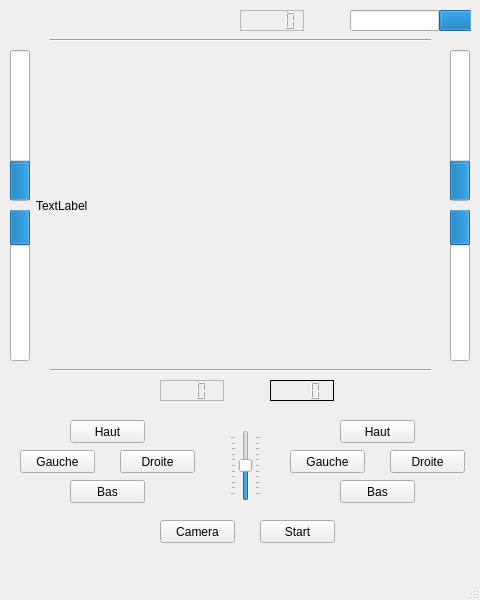
<?xml version="1.0" encoding="UTF-8"?>
<ui version="4.0">
 <class>Interface</class>
 <widget class="QMainWindow" name="Interface">
  <property name="windowModality">
   <enum>Qt::ApplicationModal</enum>
  </property>
  <property name="geometry">
   <rect>
    <x>0</x>
    <y>0</y>
    <width>480</width>
    <height>600</height>
   </rect>
  </property>
  <property name="minimumSize">
   <size>
    <width>480</width>
    <height>600</height>
   </size>
  </property>
  <property name="maximumSize">
   <size>
    <width>480</width>
    <height>600</height>
   </size>
  </property>
  <property name="windowTitle">
   <string>RemoteBot</string>
  </property>
  <property name="autoFillBackground">
   <bool>false</bool>
  </property>
  <property name="styleSheet">
   <string notr="true">QWidget{}</string>
  </property>
  <widget class="QWidget" name="centralWidget">
   <property name="autoFillBackground">
    <bool>false</bool>
   </property>
   <widget class="QProgressBar" name="pbSpeedLF">
    <property name="geometry">
     <rect>
      <x>10</x>
      <y>50</y>
      <width>20</width>
      <height>151</height>
     </rect>
    </property>
    <property name="value">
     <number>24</number>
    </property>
    <property name="textVisible">
     <bool>false</bool>
    </property>
    <property name="orientation">
     <enum>Qt::Vertical</enum>
    </property>
   </widget>
   <widget class="QProgressBar" name="pbSpeedLR">
    <property name="geometry">
     <rect>
      <x>10</x>
      <y>210</y>
      <width>20</width>
      <height>151</height>
     </rect>
    </property>
    <property name="value">
     <number>24</number>
    </property>
    <property name="textVisible">
     <bool>false</bool>
    </property>
    <property name="orientation">
     <enum>Qt::Vertical</enum>
    </property>
    <property name="invertedAppearance">
     <bool>true</bool>
    </property>
   </widget>
   <widget class="QLabel" name="frame">
    <property name="geometry">
     <rect>
      <x>36</x>
      <y>60</y>
      <width>411</width>
      <height>291</height>
     </rect>
    </property>
    <property name="text">
     <string>TextLabel</string>
    </property>
   </widget>
   <widget class="QProgressBar" name="pbSpeedRF">
    <property name="geometry">
     <rect>
      <x>450</x>
      <y>50</y>
      <width>20</width>
      <height>151</height>
     </rect>
    </property>
    <property name="value">
     <number>24</number>
    </property>
    <property name="textVisible">
     <bool>false</bool>
    </property>
    <property name="orientation">
     <enum>Qt::Vertical</enum>
    </property>
   </widget>
   <widget class="QProgressBar" name="pbSpeedRR">
    <property name="geometry">
     <rect>
      <x>450</x>
      <y>210</y>
      <width>20</width>
      <height>151</height>
     </rect>
    </property>
    <property name="value">
     <number>24</number>
    </property>
    <property name="textVisible">
     <bool>false</bool>
    </property>
    <property name="orientation">
     <enum>Qt::Vertical</enum>
    </property>
    <property name="invertedAppearance">
     <bool>true</bool>
    </property>
   </widget>
   <widget class="QSlider" name="sliderSpeed">
    <property name="geometry">
     <rect>
      <x>230</x>
      <y>430</y>
      <width>31</width>
      <height>71</height>
     </rect>
    </property>
    <property name="maximum">
     <number>100</number>
    </property>
    <property name="sliderPosition">
     <number>50</number>
    </property>
    <property name="orientation">
     <enum>Qt::Vertical</enum>
    </property>
    <property name="tickPosition">
     <enum>QSlider::TicksBothSides</enum>
    </property>
    <property name="tickInterval">
     <number>10</number>
    </property>
   </widget>
   <widget class="QProgressBar" name="batteryLevel">
    <property name="geometry">
     <rect>
      <x>350</x>
      <y>10</y>
      <width>121</width>
      <height>21</height>
     </rect>
    </property>
    <property name="value">
     <number>24</number>
    </property>
    <property name="textVisible">
     <bool>false</bool>
    </property>
    <property name="invertedAppearance">
     <bool>true</bool>
    </property>
   </widget>
   <widget class="QLCDNumber" name="displayPing">
    <property name="geometry">
     <rect>
      <x>240</x>
      <y>10</y>
      <width>64</width>
      <height>21</height>
     </rect>
    </property>
    <property name="palette">
     <palette>
      <active>
       <colorrole role="Text">
        <brush brushstyle="SolidPattern">
         <color alpha="255">
          <red>0</red>
          <green>0</green>
          <blue>0</blue>
         </color>
        </brush>
       </colorrole>
      </active>
      <inactive>
       <colorrole role="Text">
        <brush brushstyle="SolidPattern">
         <color alpha="255">
          <red>0</red>
          <green>0</green>
          <blue>0</blue>
         </color>
        </brush>
       </colorrole>
      </inactive>
      <disabled>
       <colorrole role="Text">
        <brush brushstyle="SolidPattern">
         <color alpha="255">
          <red>120</red>
          <green>120</green>
          <blue>120</blue>
         </color>
        </brush>
       </colorrole>
      </disabled>
     </palette>
    </property>
    <property name="frameShape">
     <enum>QFrame::StyledPanel</enum>
    </property>
    <property name="frameShadow">
     <enum>QFrame::Raised</enum>
    </property>
    <property name="lineWidth">
     <number>6</number>
    </property>
    <property name="midLineWidth">
     <number>0</number>
    </property>
    <property name="smallDecimalPoint">
     <bool>false</bool>
    </property>
   </widget>
   <widget class="QLCDNumber" name="displaySpeed">
    <property name="geometry">
     <rect>
      <x>160</x>
      <y>380</y>
      <width>64</width>
      <height>21</height>
     </rect>
    </property>
    <property name="palette">
     <palette>
      <active>
       <colorrole role="Text">
        <brush brushstyle="SolidPattern">
         <color alpha="255">
          <red>0</red>
          <green>0</green>
          <blue>0</blue>
         </color>
        </brush>
       </colorrole>
      </active>
      <inactive>
       <colorrole role="Text">
        <brush brushstyle="SolidPattern">
         <color alpha="255">
          <red>0</red>
          <green>0</green>
          <blue>0</blue>
         </color>
        </brush>
       </colorrole>
      </inactive>
      <disabled>
       <colorrole role="Text">
        <brush brushstyle="SolidPattern">
         <color alpha="255">
          <red>120</red>
          <green>120</green>
          <blue>120</blue>
         </color>
        </brush>
       </colorrole>
      </disabled>
     </palette>
    </property>
    <property name="frameShape">
     <enum>QFrame::StyledPanel</enum>
    </property>
    <property name="frameShadow">
     <enum>QFrame::Raised</enum>
    </property>
    <property name="lineWidth">
     <number>6</number>
    </property>
    <property name="midLineWidth">
     <number>0</number>
    </property>
    <property name="smallDecimalPoint">
     <bool>false</bool>
    </property>
    <property name="digitCount">
     <number>3</number>
    </property>
    <property name="mode">
     <enum>QLCDNumber::Dec</enum>
    </property>
    <property name="segmentStyle">
     <enum>QLCDNumber::Outline</enum>
    </property>
   </widget>
   <widget class="QPushButton" name="cameraUp">
    <property name="geometry">
     <rect>
      <x>70</x>
      <y>420</y>
      <width>75</width>
      <height>23</height>
     </rect>
    </property>
    <property name="text">
     <string>Haut</string>
    </property>
   </widget>
   <widget class="Line" name="line">
    <property name="geometry">
     <rect>
      <x>50</x>
      <y>360</y>
      <width>381</width>
      <height>20</height>
     </rect>
    </property>
    <property name="orientation">
     <enum>Qt::Horizontal</enum>
    </property>
   </widget>
   <widget class="Line" name="line_2">
    <property name="geometry">
     <rect>
      <x>50</x>
      <y>30</y>
      <width>381</width>
      <height>20</height>
     </rect>
    </property>
    <property name="orientation">
     <enum>Qt::Horizontal</enum>
    </property>
   </widget>
   <widget class="QPushButton" name="cameraDown">
    <property name="geometry">
     <rect>
      <x>70</x>
      <y>480</y>
      <width>75</width>
      <height>23</height>
     </rect>
    </property>
    <property name="text">
     <string>Bas</string>
    </property>
   </widget>
   <widget class="QPushButton" name="cameraLeft">
    <property name="geometry">
     <rect>
      <x>20</x>
      <y>450</y>
      <width>75</width>
      <height>23</height>
     </rect>
    </property>
    <property name="text">
     <string>Gauche</string>
    </property>
   </widget>
   <widget class="QPushButton" name="cameraRight">
    <property name="geometry">
     <rect>
      <x>120</x>
      <y>450</y>
      <width>75</width>
      <height>23</height>
     </rect>
    </property>
    <property name="text">
     <string>Droite</string>
    </property>
   </widget>
   <widget class="QPushButton" name="robotRight">
    <property name="geometry">
     <rect>
      <x>390</x>
      <y>450</y>
      <width>75</width>
      <height>23</height>
     </rect>
    </property>
    <property name="text">
     <string>Droite</string>
    </property>
   </widget>
   <widget class="QPushButton" name="robotLeft">
    <property name="geometry">
     <rect>
      <x>290</x>
      <y>450</y>
      <width>75</width>
      <height>23</height>
     </rect>
    </property>
    <property name="text">
     <string>Gauche</string>
    </property>
   </widget>
   <widget class="QPushButton" name="robotDown">
    <property name="geometry">
     <rect>
      <x>340</x>
      <y>480</y>
      <width>75</width>
      <height>23</height>
     </rect>
    </property>
    <property name="text">
     <string>Bas</string>
    </property>
   </widget>
   <widget class="QPushButton" name="robotUp">
    <property name="geometry">
     <rect>
      <x>340</x>
      <y>420</y>
      <width>75</width>
      <height>23</height>
     </rect>
    </property>
    <property name="text">
     <string>Haut</string>
    </property>
   </widget>
   <widget class="QPushButton" name="robotStart">
    <property name="geometry">
     <rect>
      <x>260</x>
      <y>520</y>
      <width>75</width>
      <height>23</height>
     </rect>
    </property>
    <property name="text">
     <string>Start</string>
    </property>
   </widget>
   <widget class="QPushButton" name="CameraStart">
    <property name="geometry">
     <rect>
      <x>160</x>
      <y>520</y>
      <width>75</width>
      <height>23</height>
     </rect>
    </property>
    <property name="text">
     <string>Camera</string>
    </property>
   </widget>
   <widget class="QLCDNumber" name="displaySpeedSet">
    <property name="geometry">
     <rect>
      <x>270</x>
      <y>380</y>
      <width>64</width>
      <height>21</height>
     </rect>
    </property>
    <property name="palette">
     <palette>
      <active>
       <colorrole role="Text">
        <brush brushstyle="SolidPattern">
         <color alpha="255">
          <red>0</red>
          <green>0</green>
          <blue>0</blue>
         </color>
        </brush>
       </colorrole>
      </active>
      <inactive>
       <colorrole role="Text">
        <brush brushstyle="SolidPattern">
         <color alpha="255">
          <red>0</red>
          <green>0</green>
          <blue>0</blue>
         </color>
        </brush>
       </colorrole>
      </inactive>
      <disabled>
       <colorrole role="Text">
        <brush brushstyle="SolidPattern">
         <color alpha="255">
          <red>120</red>
          <green>120</green>
          <blue>120</blue>
         </color>
        </brush>
       </colorrole>
      </disabled>
     </palette>
    </property>
    <property name="frameShape">
     <enum>QFrame::Box</enum>
    </property>
    <property name="frameShadow">
     <enum>QFrame::Plain</enum>
    </property>
    <property name="lineWidth">
     <number>1</number>
    </property>
    <property name="midLineWidth">
     <number>0</number>
    </property>
    <property name="smallDecimalPoint">
     <bool>false</bool>
    </property>
    <property name="digitCount">
     <number>4</number>
    </property>
    <property name="mode">
     <enum>QLCDNumber::Dec</enum>
    </property>
    <property name="segmentStyle">
     <enum>QLCDNumber::Filled</enum>
    </property>
   </widget>
  </widget>
  <widget class="QMenuBar" name="menuBar">
   <property name="geometry">
    <rect>
     <x>0</x>
     <y>0</y>
     <width>480</width>
     <height>21</height>
    </rect>
   </property>
  </widget>
  <widget class="QStatusBar" name="statusBar"/>
 </widget>
 <layoutdefault spacing="6" margin="11"/>
 <resources/>
 <connections>
  <connection>
   <sender>sliderSpeed</sender>
   <signal>valueChanged(int)</signal>
   <receiver>displaySpeedSet</receiver>
   <slot>display(int)</slot>
   <hints>
    <hint type="sourcelabel">
     <x>245</x>
     <y>486</y>
    </hint>
    <hint type="destinationlabel">
     <x>301</x>
     <y>411</y>
    </hint>
   </hints>
  </connection>
 </connections>
</ui>
